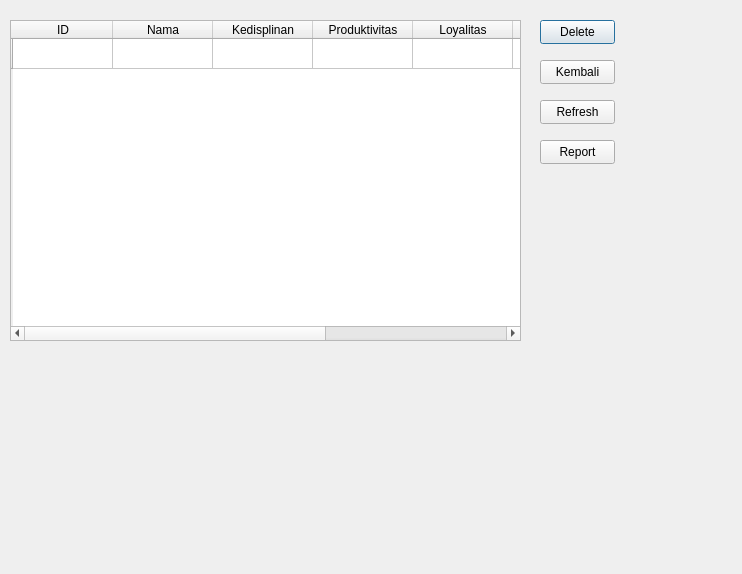
<?xml version="1.0" encoding="UTF-8"?>
<ui version="4.0">
 <class>Dialog</class>
 <widget class="QDialog" name="Dialog">
  <property name="geometry">
   <rect>
    <x>0</x>
    <y>0</y>
    <width>742</width>
    <height>574</height>
   </rect>
  </property>
  <property name="windowTitle">
   <string>Dialog</string>
  </property>
  <widget class="QPushButton" name="deletebutton">
   <property name="geometry">
    <rect>
     <x>540</x>
     <y>20</y>
     <width>75</width>
     <height>24</height>
    </rect>
   </property>
   <property name="text">
    <string>Delete</string>
   </property>
  </widget>
  <widget class="QPushButton" name="kembalibutton">
   <property name="geometry">
    <rect>
     <x>540</x>
     <y>60</y>
     <width>75</width>
     <height>24</height>
    </rect>
   </property>
   <property name="text">
    <string>Kembali</string>
   </property>
  </widget>
  <widget class="QTableWidget" name="tableWidget">
   <property name="geometry">
    <rect>
     <x>10</x>
     <y>20</y>
     <width>511</width>
     <height>321</height>
    </rect>
   </property>
   <row>
    <property name="text">
     <string/>
    </property>
   </row>
   <column>
    <property name="text">
     <string>ID</string>
    </property>
   </column>
   <column>
    <property name="text">
     <string>Nama</string>
    </property>
   </column>
   <column>
    <property name="text">
     <string>Kedisplinan</string>
    </property>
   </column>
   <column>
    <property name="text">
     <string>Produktivitas</string>
    </property>
   </column>
   <column>
    <property name="text">
     <string>Loyalitas</string>
    </property>
   </column>
   <column>
    <property name="text">
     <string>Masa Kerja</string>
    </property>
   </column>
   <column>
    <property name="text">
     <string>Kinerja</string>
    </property>
   </column>
   <column>
    <property name="text">
     <string>Rekomendasi</string>
    </property>
   </column>
  </widget>
  <widget class="QPushButton" name="refreshbutton">
   <property name="geometry">
    <rect>
     <x>540</x>
     <y>100</y>
     <width>75</width>
     <height>24</height>
    </rect>
   </property>
   <property name="text">
    <string>Refresh</string>
   </property>
  </widget>
  <widget class="QPushButton" name="reportbutton">
   <property name="geometry">
    <rect>
     <x>540</x>
     <y>140</y>
     <width>75</width>
     <height>24</height>
    </rect>
   </property>
   <property name="text">
    <string>Report</string>
   </property>
  </widget>
  <widget class="QLabel" name="reportlabel">
   <property name="geometry">
    <rect>
     <x>160</x>
     <y>390</y>
     <width>231</width>
     <height>31</height>
    </rect>
   </property>
   <property name="font">
    <font>
     <pointsize>10</pointsize>
     <bold>true</bold>
    </font>
   </property>
   <property name="text">
    <string/>
   </property>
  </widget>
 </widget>
 <resources/>
 <connections/>
</ui>
